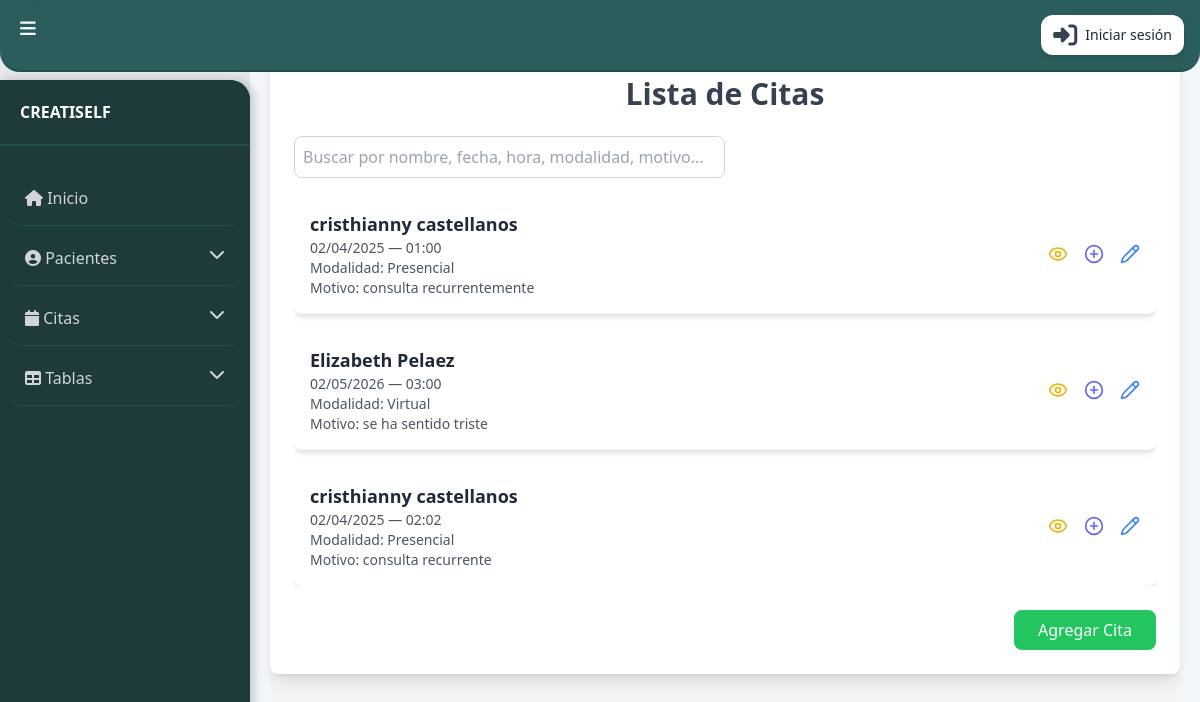
Page /listar/citas on the earlier database version.
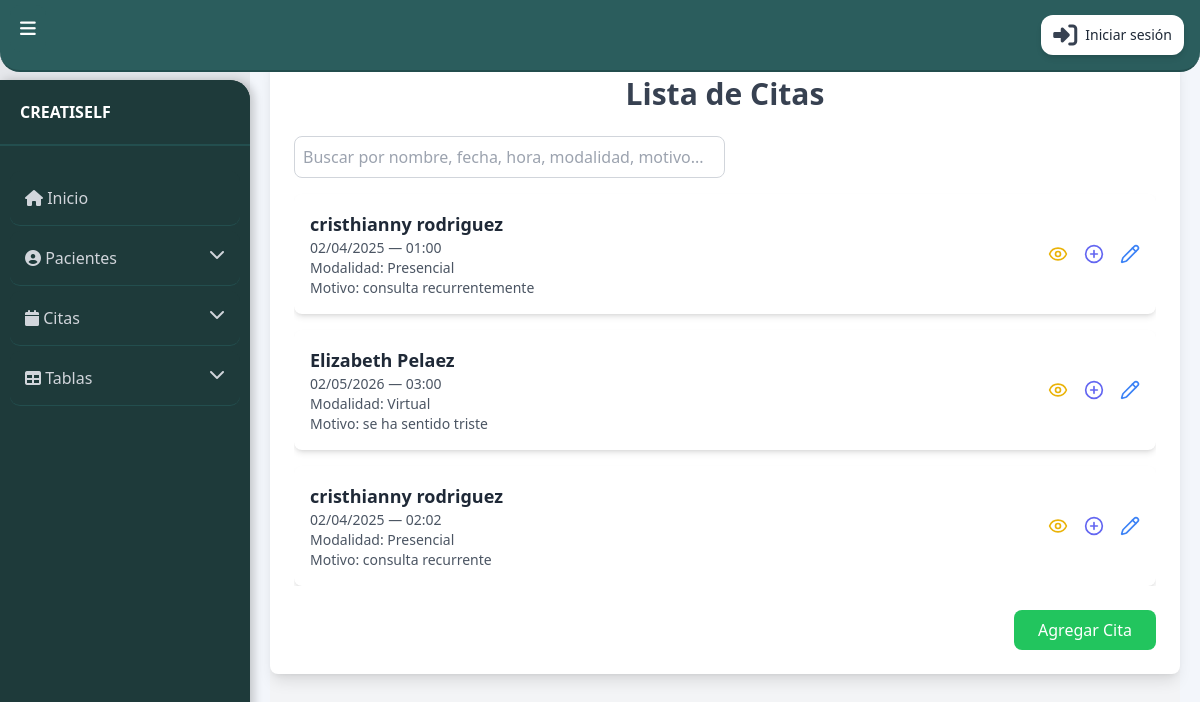
Same page on the later database version.
### app/models.py (models this page shows, shortened)
class Cita(models.Model):
    hora = models.TimeField()
    fecha = models.DateTimeField()
    modalidad = models.CharField(max_length=50, choices=[('virtual', 'Virtual'), ('presencial', 'Presencial')])
    motivo_consulta = models.TextField()
    paciente = models.ForeignKey(Paciente, on_delete=models.CASCADE)

class Paciente(models.Model):
    tipo_paciente = models.CharField(max_length=10, choices=[('individual', 'Individual'), ('infantil', 'Infantil'), ('pareja', 'Pareja') ])
    cedula = models.CharField(max_length=20, unique=True)
    nombre = models.CharField(max_length=50)
    nombre2 = models.CharField(max_length=50, blank=True, null=True)
    apellido = models.CharField(max_length=50)
    apellido2 = models.CharField(max_length=50, blank=True, null=True)
    telefono = models.CharField(max_length=20)
    edad = models.IntegerField()
    sexo = models.CharField(max_length=10, choices=[('masculino', 'Masculino'), ('femenino', 'Femenino')])
    direccion = models.TextField()
    nivel_academico = models.CharField(
    max_length=20,
    choices=[
        ('primaria', 'Primaria'),
        ('secundaria', 'Secundaria'),
        ('bachillerato', 'Bachillerato'),
        ('tecnico', 'Técnico'),
        ('tecnologo', 'Tecnólogo'),
        ('pregrado', 'Pregrado'),
        ('licenciatura', 'Licenciatura'),
        ('especializacion', 'Especialización'),
        ('maestria', 'Maestría'),
        ('doctorado', 'Doctorado'),
        ('postdoctorado', 'Postdoctorado'),
        ('diplomado', 'Diplomado'),
        ('curso', 'Curso'),
        ('sin_estudios', 'Sin estudios formales'),
    ],
    default='sin_estudios'
    )
    pais = models.ForeignKey('Pais', on_delete=models.CASCADE)
    estado = models.ForeignKey('Estado', on_delete=models.CASCADE)
    ciudad = models.ForeignKey('Ciudad', on_delete=models.CASCADE)
    antecedentes_personales = models.ForeignKey('AntecedentesPersonales', on_delete=models.SET_NULL, null=True, blank=True)
    condicion = models.ForeignKey('Condicion', on_delete=models.SET_NULL, null=True, blank=True)

### app/viewscitas.py (the view)
# urls.py: path('listar/citas', listar_citas, name='Listar_citas'),
def listar_citas(request):
    citas = Cita.objects.all()
    return render(request, 'citas/listar_citas.html', {'citas': citas})

### app/templates/citas/listar_citas.html (shortened to what this page needs)
{% extends 'base.html' %}
{% block content %}
<div class="min-h-screen bg-gray-100 py-8">
    <div class="max-w-6xl mx-auto bg-white p-6 rounded-lg shadow-lg">
        <h1 class="text-3xl font-bold text-center text-gray-700 mb-6">Lista de Citas</h1>
        <div class="overflow-x-auto">
            <div class="mb-4 flex space-x-2">
                <input
                    type="text"
                    id="searchInput"
                    placeholder="Buscar por nombre, fecha, hora, modalidad, motivo..."
                    class="p-2 border border-gray-300 rounded-lg w-1/2"
                    onkeyup="filterCards()"
                />
            </div>
            <div class="space-y-4">
                {% for cita in citas %}
                <div class="cita-card bg-white rounded-lg shadow-md flex justify-between items-center p-4 hover:shadow-lg transition"
                >
                    <div>
                        <p class="text-lg font-semibold text-gray-800">
                            {{ cita.paciente.nombre }} {{ cita.paciente.apellido }}
                        </p>
                        <p class="text-sm text-gray-600">
                            {{ cita.fecha|date:"d/m/Y" }} — {{ cita.hora|time:"H:i" }}
                        </p>
                        <p class="text-sm text-gray-600 capitalize">
                            Modalidad: {{ cita.modalidad }}
                        </p>
                        <p class="text-sm text-gray-600">
                            Motivo: {{ cita.motivo_consulta }}
                        </p>
                    </div>
                    <div class="flex space-x-4">
                        <button onclick="openModalDetalleCita({{ cita.id }})" class="text-yellow-500 hover:text-yellow-600">
                            <i data-lucide="eye" class="w-5 h-5"></i>
                        </button>
                        <button onclick="openModalAgregarDetalle({{ cita.id }})" class="text-indigo-500 hover:text-indigo-700">
                            <i data-lucide="plus-circle" class="w-5 h-5"></i>
                        </button>
                        <button onclick="openModalEditarCita({{ cita.id }})" class="text-blue-500 hover:text-blue-700">
                            <i data-lucide="pencil" class="w-5 h-5"></i>
                        </button>
                    </div>
                </div>
                {% empty %}
                <p class="text-center text-gray-500 mt-6">No hay citas registradas.</p>
                {% endfor %}
            </div>
        </div>
        <div class="mt-6 flex justify-end">
            <a href="{% url 'Crear_citas' %}" class="bg-green-500 text-white py-2 px-6 rounded-lg hover:bg-green-600 transition">
                Agregar Cita
            </a>
        </div>
    </div>
</div>
{% endblock %}

Differences in the rows shown:
changed through a linked row, Cita "consulta recurrentemente": paciente.apellido "castellanos" → "rodriguez"
changed through a linked row, Cita "consulta recurrente": paciente.apellido "castellanos" → "rodriguez"
